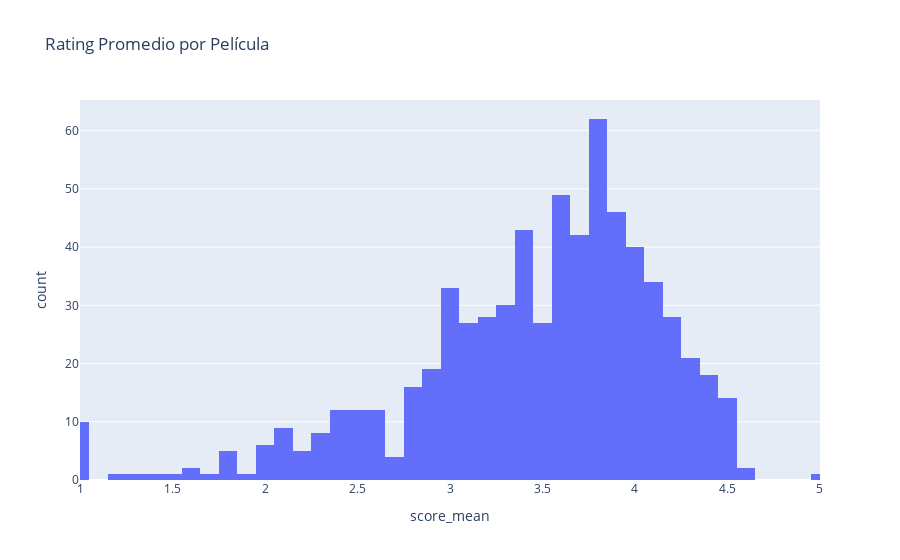

The code cell stored with this chart in its notebook:
### Code cell
px.histogram(
    aux,
    title="Rating Promedio por Película",
    x="score_mean",
    nbins=50,
    range_x=[0.999, 5.001]
)

### Figure 1 — Plotly figure (JSON) as saved in the notebook; plotly's stock layout.template omitted (floating-point values rounded to 4 significant figures; data arrays with more than 128 entries replaced by an {"elided": "..."} marker saying what was removed)
{"data": [{"alignmentgroup": "True", "bingroup": "x", "hovertemplate": "score_mean=%{x}<br>count=%{y}<extra></extra>", "legendgroup": "", "marker": {"color": "#636efa", "pattern": {"shape": ""}}, "name": "", "nbinsx": 50, "offsetgroup": "", "orientation": "v", "showlegend": false, "type": "histogram", "x": {"elided": "671 float values"}, "xaxis": "x", "yaxis": "y"}], "layout": {"barmode": "relative", "legend": {"tracegroupgap": 0}, "title": {"text": "Rating Promedio por Película"}, "xaxis": {"anchor": "y", "domain": [0, 1], "range": [0.999, 5.001], "title": {"text": "score_mean"}}, "yaxis": {"anchor": "x", "domain": [0, 1], "title": {"text": "count"}}}}
